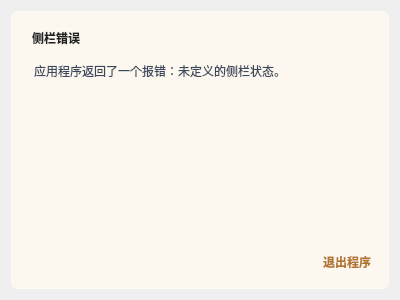
<?xml version="1.0" encoding="UTF-8"?>
<ui version="4.0">
 <class>errSideBarStatus</class>
 <widget class="QDialog" name="errSideBarStatus">
  <property name="geometry">
   <rect>
    <x>0</x>
    <y>0</y>
    <width>400</width>
    <height>300</height>
   </rect>
  </property>
  <property name="windowTitle">
   <string>Dialog</string>
  </property>
  <property name="styleSheet">
   <string notr="true"/>
  </property>
  <layout class="QGridLayout" name="gridLayout">
   <item row="0" column="0">
    <widget class="QFrame" name="frame">
     <property name="styleSheet">
      <string notr="true">border: 1px solid rgb(255,250,241);
background: #fcf8ef;
border-radius: 7px;</string>
     </property>
     <property name="frameShape">
      <enum>QFrame::StyledPanel</enum>
     </property>
     <property name="frameShadow">
      <enum>QFrame::Raised</enum>
     </property>
     <layout class="QVBoxLayout" name="verticalLayout">
      <property name="spacing">
       <number>8</number>
      </property>
      <property name="leftMargin">
       <number>16</number>
      </property>
      <property name="topMargin">
       <number>16</number>
      </property>
      <property name="rightMargin">
       <number>16</number>
      </property>
      <property name="bottomMargin">
       <number>16</number>
      </property>
      <item>
       <widget class="QLabel" name="label">
        <property name="sizePolicy">
         <sizepolicy hsizetype="Preferred" vsizetype="Fixed">
          <horstretch>0</horstretch>
          <verstretch>0</verstretch>
         </sizepolicy>
        </property>
        <property name="styleSheet">
         <string notr="true">font-weight: 700;
color: #202122;</string>
        </property>
        <property name="text">
         <string>侧栏错误</string>
        </property>
       </widget>
      </item>
      <item>
       <widget class="QLabel" name="label_2">
        <property name="sizePolicy">
         <sizepolicy hsizetype="Preferred" vsizetype="Expanding">
          <horstretch>0</horstretch>
          <verstretch>0</verstretch>
         </sizepolicy>
        </property>
        <property name="styleSheet">
         <string notr="true">color: #3b475d;
padding: 2px;</string>
        </property>
        <property name="text">
         <string>应用程序返回了一个报错：未定义的侧栏状态。</string>
        </property>
        <property name="alignment">
         <set>Qt::AlignLeading|Qt::AlignLeft|Qt::AlignTop</set>
        </property>
        <property name="wordWrap">
         <bool>true</bool>
        </property>
       </widget>
      </item>
      <item>
       <layout class="QHBoxLayout" name="horizontalLayout">
        <item>
         <spacer name="horizontalSpacer">
          <property name="orientation">
           <enum>Qt::Horizontal</enum>
          </property>
          <property name="sizeHint" stdset="0">
           <size>
            <width>238</width>
            <height>20</height>
           </size>
          </property>
         </spacer>
        </item>
        <item>
         <widget class="QPushButton" name="quitApp">
          <property name="styleSheet">
           <string notr="true">color: rgb(178,115,43);
font-weight: 700;</string>
          </property>
          <property name="text">
           <string>退出程序</string>
          </property>
         </widget>
        </item>
       </layout>
      </item>
     </layout>
    </widget>
   </item>
  </layout>
 </widget>
 <resources/>
 <connections/>
</ui>
